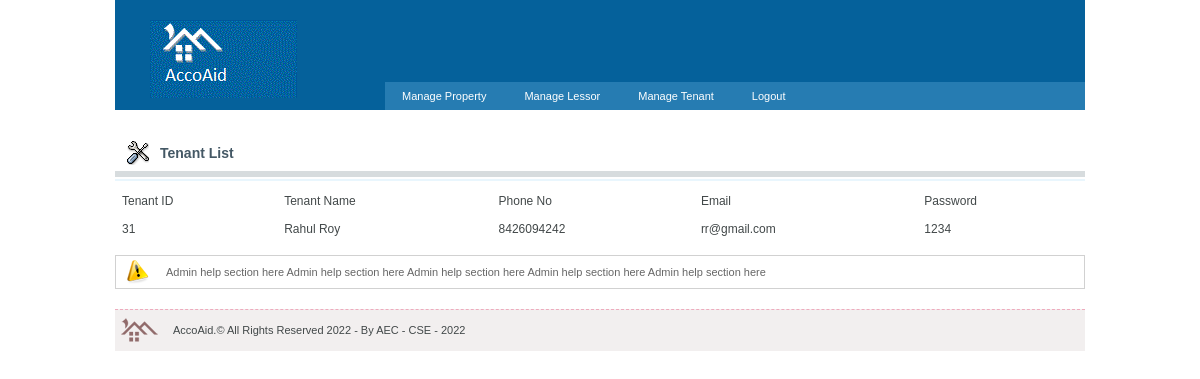
/tenantlist.php, run on the app's committed database.
### tables this page shows
CREATE TABLE IF NOT EXISTS `tenant` (
  `TID` int(10) NOT NULL AUTO_INCREMENT,
  `Name` varchar(30) NOT NULL,
  `Gender` varchar(10) NOT NULL,
  `DOB` date DEFAULT NULL,
  `Address` varchar(100) DEFAULT NULL,
  `PhoneNo` varchar(21) DEFAULT NULL,
  `EMail` varchar(30) DEFAULT NULL,
  `CollegeID` varchar(10) NOT NULL,
  `Branch` varchar(10) DEFAULT NULL,
  `Sem` varchar(10) DEFAULT NULL,
  `RegNo` varchar(20) DEFAULT NULL,
  `password` varchar(10) DEFAULT NULL,
  `ProfileImage` varchar(40) DEFAULT NULL,
  PRIMARY KEY (`TID`)
);

### tenantlist.php (the view, shortened to what this page needs)
<!DOCTYPE html PUBLIC "-//W3C//DTD XHTML 1.0 Transitional//EN" "http://www.w3.org/TR/xhtml1/DTD/xhtml1-transitional.dtd">
<html xmlns="http://www.w3.org/1999/xhtml">
<head>
<link rel="stylesheet" type="text/css" href="style.css" />
<link rel="stylesheet" type="text/css" href="admin.css" />
</head>
<body>
<div id="main_container">
  <div id="header">
    <div id="logo"> <a href="#"><img src="images/logo.gif" width="147" height="78" alt="" border="0" /></a> </div>
    <div class="banner_adds"></div>
    <div class="menu">
      <ul>
        <li><a href="#">Manage Property
          </a>
        </li>
		<li><a href="#">Manage Lessor
          </a>
        </li>
        <li><a href="#">Manage Tenant
          </a>
        </li>
        <li><a href="index.php">Logout</a></li>
      </ul>
    </div>
  </div>
  <div id="main_content">
    <div id="admin_header">
      <div class="admin_index_title">Tenant List</div>
    </div>
    <div id="admin_header_border"></div>
    <div id="admin_search_tab">
    </div>
    <div>
	  <?php
	      include "dbconnect.php";
		  $rs=mysqli_query($Con, "select TID, Name, PhoneNo, email, password from tenant");
		  echo "<table>";
		  echo "<tr><td>Tenant ID</td><td>Tenant Name </td><td>Phone No </td><td> Email</td><td> Password</td></tr>";
		  while($data=mysqli_fetch_row($rs))
		  {
			  echo "<tr>";
              for($i=0;$i<5;$i++)
			  {
				  echo "<td>".$data[$i]."</td>";
			  }
             echo "</tr>";
		  }
		  echo "</table>";
	  ?>
	</div>
    <div class="admin_footer_help"> Admin help section here Admin help section here Admin help section here Admin help section here Admin help section here </div>
  </div>
  <div id="footer">
    <div id="copyright">
      <div style="float:left; padding:3px;"><a href="#"><img src="images/footer_logo.gif" width="42" height="35" alt="" border="0" /></a></div>
      <div style="float:left; padding:14px 10px 10px 10px;"> AccoAid.&copy; All Rights Reserved 2022 - By AEC - CSE - 2022</div>
    </div>
  </div>
</div>
</body>
</html>

### style.css (style rules this page uses)
body { background-color:#fff; padding:0; font-family: Arial, Helvetica, sans-serif; margin:0px auto auto auto; color:#424849; font-size:12px; }
#main_container { width:970px; height:auto; margin:auto; padding:0px; }
#header { width:970px; height:110px; background-color:#05619b; margin:auto; }
#logo { width:147px; height:78px; float:left; padding:20px 0 0 35px; }
.banner_adds { width:750px; height:82px; float:left; }
.menu { font-size:11px;padding:0px; float:right; width:700px; }
.menu ul { padding:0;margin:0;list-style-type:none; height:28px; background:#267cb2; }
.menu ul li { float:left;height:28px;line-height:28px; }
.menu a, .menu a:visited { display:block;float:left;height:100%;font-size:11px;text-decoration:none;color:#fff;background:#267cb2;padding:0 21px 0 17px; }
#main_content { width:970px; margin:auto; clear:both; background-color:#FFFFFF; }
td { text-align:center; padding:5px; border-bottom:2px #fff solid; }
#footer { width:970px; height:41px; clear:both; font-size:11px; background-color:#f2efef; border-top:1px #eeabbd dashed; }
#copyright { float:left; padding:0px; }

### admin.css (style rules this page uses)
table { width:100%; }
td { text-align:left;padding:5px; }
#admin_header { width:970px; height:40px; margin:auto; padding-top:20px; }
#admin_header_border { width:970px; height:12px; margin:auto; background:url(images/border_style.gif) repeat-x center; }
.admin_index_title { float:left; width: auto; height: auto; background:url(images/adminicons/settings.png) no-repeat left; padding:5px 5px 5px 35px; font-size:14px; font-weight:bold; color:#445865; margin:10px; }
#admin_search_tab { width:290px; float:right; padding-top:5px; }
.admin_footer_help { width:908px; clear:both; float:left; height: auto; margin:10px auto 20px auto; background-color:#F2F2F2; border:1px #D1D1D1 solid; text-align:left; color: #666666; font-size:11px; background:url(images/adminicons/warning.png) no-repeat left; background-position:10px 50%; padding:10px 10px 10px 50px; }

### data on the page
tenant: TID "31", Name "Rahul Roy", PhoneNo "8426094242", EMail "rr@gmail.com", password "1234"
